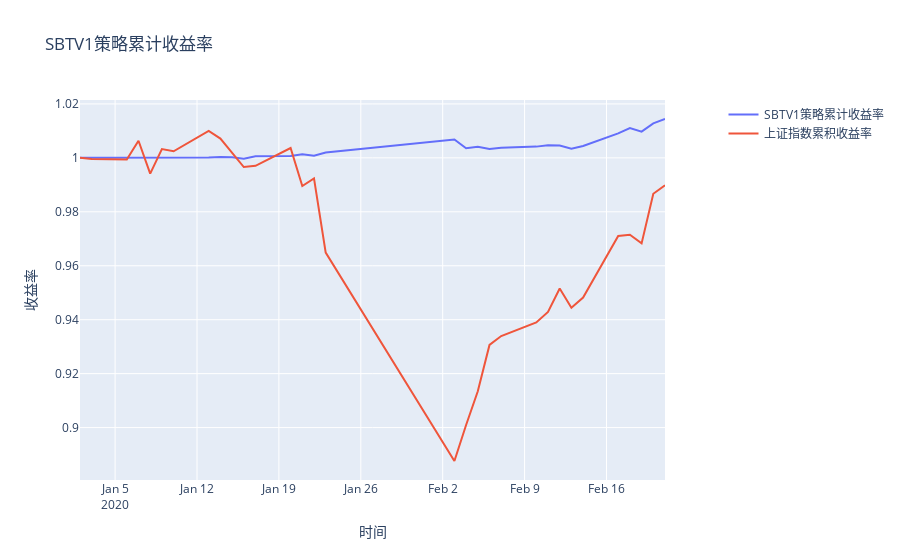

Write notebook code for a chart like this one.
### Code cell
my_strat_plot = go.Scatter(
    x = track_record.index,
    y = track_record['sbtv1'],
    name = 'SBTV1策略累计收益率'
)
 
    
mkt_plot = go.Scatter(
    x = track_record.index,
    y = track_record['sh_mkt'],
    name = '上证指数累积收益率'
)
    
layout = dict(title = 'SBTV1策略累计收益率',
              xaxis = dict(title = '时间'), # 横轴坐标
              yaxis = dict(title = '收益率'), # 总轴坐标
              legend=dict(x=1.1,y=1) # 图例位置 
              )

data = [my_strat_plot, mkt_plot]

fig = dict(data=data, layout=layout)

py.iplot(fig)
